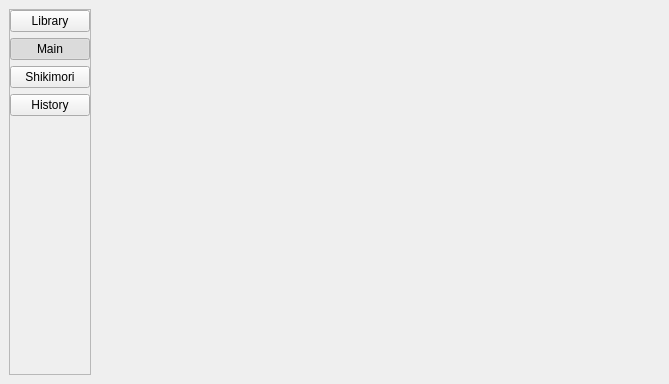
<?xml version="1.0" encoding="UTF-8"?>
<ui version="4.0">
 <class>MainWindow</class>
 <widget class="QMainWindow" name="MainWindow">
  <property name="geometry">
   <rect>
    <x>0</x>
    <y>0</y>
    <width>669</width>
    <height>384</height>
   </rect>
  </property>
  <property name="windowTitle">
   <string>Nlight</string>
  </property>
  <property name="locale">
   <locale language="English" country="UnitedStates"/>
  </property>
  <widget class="QWidget" name="centralwidget">
   <property name="styleSheet">
    <string notr="true"/>
   </property>
   <layout class="QHBoxLayout" name="horizontalLayout">
    <item>
     <widget class="QWidget" name="side_menu_widget" native="true">
      <property name="styleSheet">
       <string notr="true"/>
      </property>
      <layout class="QVBoxLayout" name="verticalLayout">
       <property name="leftMargin">
        <number>0</number>
       </property>
       <property name="topMargin">
        <number>0</number>
       </property>
       <property name="rightMargin">
        <number>0</number>
       </property>
       <property name="bottomMargin">
        <number>0</number>
       </property>
       <item>
        <widget class="QFrame" name="frame">
         <property name="frameShape">
          <enum>QFrame::StyledPanel</enum>
         </property>
         <property name="frameShadow">
          <enum>QFrame::Raised</enum>
         </property>
         <layout class="QVBoxLayout" name="verticalLayout_3">
          <property name="leftMargin">
           <number>0</number>
          </property>
          <property name="topMargin">
           <number>0</number>
          </property>
          <property name="rightMargin">
           <number>0</number>
          </property>
          <property name="bottomMargin">
           <number>0</number>
          </property>
          <item>
           <widget class="QPushButton" name="btn_library">
            <property name="sizePolicy">
             <sizepolicy hsizetype="Minimum" vsizetype="Minimum">
              <horstretch>0</horstretch>
              <verstretch>0</verstretch>
             </sizepolicy>
            </property>
            <property name="cursor">
             <cursorShape>PointingHandCursor</cursorShape>
            </property>
            <property name="styleSheet">
             <string notr="true"/>
            </property>
            <property name="locale">
             <locale language="English" country="UnitedStates"/>
            </property>
            <property name="text">
             <string>Library</string>
            </property>
            <property name="checkable">
             <bool>true</bool>
            </property>
            <property name="autoRepeat">
             <bool>false</bool>
            </property>
            <property name="autoExclusive">
             <bool>true</bool>
            </property>
           </widget>
          </item>
          <item>
           <widget class="QPushButton" name="btn_main">
            <property name="sizePolicy">
             <sizepolicy hsizetype="Minimum" vsizetype="Minimum">
              <horstretch>0</horstretch>
              <verstretch>0</verstretch>
             </sizepolicy>
            </property>
            <property name="cursor">
             <cursorShape>PointingHandCursor</cursorShape>
            </property>
            <property name="styleSheet">
             <string notr="true"/>
            </property>
            <property name="text">
             <string>Main</string>
            </property>
            <property name="checkable">
             <bool>true</bool>
            </property>
            <property name="checked">
             <bool>true</bool>
            </property>
            <property name="autoRepeat">
             <bool>false</bool>
            </property>
            <property name="autoExclusive">
             <bool>true</bool>
            </property>
           </widget>
          </item>
          <item>
           <widget class="QPushButton" name="btn_shikimori">
            <property name="sizePolicy">
             <sizepolicy hsizetype="Minimum" vsizetype="Minimum">
              <horstretch>0</horstretch>
              <verstretch>0</verstretch>
             </sizepolicy>
            </property>
            <property name="cursor">
             <cursorShape>PointingHandCursor</cursorShape>
            </property>
            <property name="styleSheet">
             <string notr="true"/>
            </property>
            <property name="text">
             <string>Shikimori</string>
            </property>
            <property name="checkable">
             <bool>true</bool>
            </property>
            <property name="autoRepeat">
             <bool>false</bool>
            </property>
            <property name="autoExclusive">
             <bool>true</bool>
            </property>
           </widget>
          </item>
          <item>
           <widget class="QPushButton" name="btn_history">
            <property name="sizePolicy">
             <sizepolicy hsizetype="Minimum" vsizetype="Minimum">
              <horstretch>0</horstretch>
              <verstretch>0</verstretch>
             </sizepolicy>
            </property>
            <property name="cursor">
             <cursorShape>PointingHandCursor</cursorShape>
            </property>
            <property name="styleSheet">
             <string notr="true"/>
            </property>
            <property name="text">
             <string>History</string>
            </property>
            <property name="checkable">
             <bool>true</bool>
            </property>
            <property name="autoRepeat">
             <bool>false</bool>
            </property>
            <property name="autoExclusive">
             <bool>true</bool>
            </property>
            <property name="autoDefault">
             <bool>false</bool>
            </property>
           </widget>
          </item>
          <item>
           <spacer name="verticalSpacer">
            <property name="orientation">
             <enum>Qt::Vertical</enum>
            </property>
            <property name="sizeHint" stdset="0">
             <size>
              <width>17</width>
              <height>17</height>
             </size>
            </property>
           </spacer>
          </item>
         </layout>
        </widget>
       </item>
      </layout>
     </widget>
    </item>
    <item>
     <widget class="QWidget" name="top_item_widget" native="true">
      <property name="sizePolicy">
       <sizepolicy hsizetype="Expanding" vsizetype="Expanding">
        <horstretch>0</horstretch>
        <verstretch>0</verstretch>
       </sizepolicy>
      </property>
      <property name="palette">
       <palette>
        <active>
         <colorrole role="WindowText">
          <brush brushstyle="SolidPattern">
           <color alpha="255">
            <red>255</red>
            <green>255</green>
            <blue>255</blue>
           </color>
          </brush>
         </colorrole>
         <colorrole role="Button">
          <brush brushstyle="SolidPattern">
           <color alpha="255">
            <red>32</red>
            <green>32</green>
            <blue>32</blue>
           </color>
          </brush>
         </colorrole>
         <colorrole role="Text">
          <brush brushstyle="SolidPattern">
           <color alpha="255">
            <red>255</red>
            <green>255</green>
            <blue>255</blue>
           </color>
          </brush>
         </colorrole>
         <colorrole role="ButtonText">
          <brush brushstyle="SolidPattern">
           <color alpha="255">
            <red>255</red>
            <green>255</green>
            <blue>255</blue>
           </color>
          </brush>
         </colorrole>
         <colorrole role="Base">
          <brush brushstyle="SolidPattern">
           <color alpha="255">
            <red>32</red>
            <green>32</green>
            <blue>32</blue>
           </color>
          </brush>
         </colorrole>
         <colorrole role="Window">
          <brush brushstyle="SolidPattern">
           <color alpha="255">
            <red>32</red>
            <green>32</green>
            <blue>32</blue>
           </color>
          </brush>
         </colorrole>
         <colorrole role="PlaceholderText">
          <brush brushstyle="SolidPattern">
           <color alpha="255">
            <red>255</red>
            <green>255</green>
            <blue>255</blue>
           </color>
          </brush>
         </colorrole>
        </active>
        <inactive>
         <colorrole role="WindowText">
          <brush brushstyle="SolidPattern">
           <color alpha="255">
            <red>255</red>
            <green>255</green>
            <blue>255</blue>
           </color>
          </brush>
         </colorrole>
         <colorrole role="Button">
          <brush brushstyle="SolidPattern">
           <color alpha="255">
            <red>32</red>
            <green>32</green>
            <blue>32</blue>
           </color>
          </brush>
         </colorrole>
         <colorrole role="Text">
          <brush brushstyle="SolidPattern">
           <color alpha="255">
            <red>255</red>
            <green>255</green>
            <blue>255</blue>
           </color>
          </brush>
         </colorrole>
         <colorrole role="ButtonText">
          <brush brushstyle="SolidPattern">
           <color alpha="255">
            <red>255</red>
            <green>255</green>
            <blue>255</blue>
           </color>
          </brush>
         </colorrole>
         <colorrole role="Base">
          <brush brushstyle="SolidPattern">
           <color alpha="255">
            <red>32</red>
            <green>32</green>
            <blue>32</blue>
           </color>
          </brush>
         </colorrole>
         <colorrole role="Window">
          <brush brushstyle="SolidPattern">
           <color alpha="255">
            <red>32</red>
            <green>32</green>
            <blue>32</blue>
           </color>
          </brush>
         </colorrole>
         <colorrole role="PlaceholderText">
          <brush brushstyle="SolidPattern">
           <color alpha="255">
            <red>255</red>
            <green>255</green>
            <blue>255</blue>
           </color>
          </brush>
         </colorrole>
        </inactive>
        <disabled>
         <colorrole role="WindowText">
          <brush brushstyle="SolidPattern">
           <color alpha="255">
            <red>255</red>
            <green>255</green>
            <blue>255</blue>
           </color>
          </brush>
         </colorrole>
         <colorrole role="Button">
          <brush brushstyle="SolidPattern">
           <color alpha="255">
            <red>32</red>
            <green>32</green>
            <blue>32</blue>
           </color>
          </brush>
         </colorrole>
         <colorrole role="Text">
          <brush brushstyle="SolidPattern">
           <color alpha="255">
            <red>255</red>
            <green>255</green>
            <blue>255</blue>
           </color>
          </brush>
         </colorrole>
         <colorrole role="ButtonText">
          <brush brushstyle="SolidPattern">
           <color alpha="255">
            <red>255</red>
            <green>255</green>
            <blue>255</blue>
           </color>
          </brush>
         </colorrole>
         <colorrole role="Base">
          <brush brushstyle="SolidPattern">
           <color alpha="255">
            <red>32</red>
            <green>32</green>
            <blue>32</blue>
           </color>
          </brush>
         </colorrole>
         <colorrole role="Window">
          <brush brushstyle="SolidPattern">
           <color alpha="255">
            <red>32</red>
            <green>32</green>
            <blue>32</blue>
           </color>
          </brush>
         </colorrole>
         <colorrole role="PlaceholderText">
          <brush brushstyle="SolidPattern">
           <color alpha="255">
            <red>255</red>
            <green>255</green>
            <blue>255</blue>
           </color>
          </brush>
         </colorrole>
        </disabled>
       </palette>
      </property>
      <property name="styleSheet">
       <string notr="true"/>
      </property>
      <layout class="QVBoxLayout" name="verticalLayout_2">
       <property name="leftMargin">
        <number>0</number>
       </property>
       <property name="topMargin">
        <number>0</number>
       </property>
       <property name="rightMargin">
        <number>0</number>
       </property>
       <property name="bottomMargin">
        <number>0</number>
       </property>
       <item>
        <widget class="QStackedWidget" name="top_item">
         <property name="sizePolicy">
          <sizepolicy hsizetype="Preferred" vsizetype="Preferred">
           <horstretch>0</horstretch>
           <verstretch>0</verstretch>
          </sizepolicy>
         </property>
         <property name="styleSheet">
          <string notr="true"/>
         </property>
         <property name="currentIndex">
          <number>-1</number>
         </property>
        </widget>
       </item>
      </layout>
     </widget>
    </item>
   </layout>
  </widget>
 </widget>
 <resources/>
 <connections/>
</ui>
